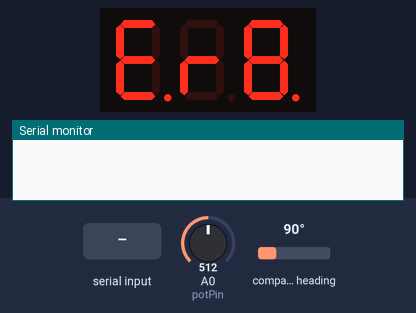
The sketch below on a simulated Arduino Uno, built with avr-gcc and run on an emulated ATmega328P. Shown: 3-digit seven-segment display, the last lines printed to the serial monitor. Wiring (inferred from the names in the program): 3-digit 7-segment display, segments lit when LOW: segments pin 13, pin 12, pin 11, pin 10, pin 9, pin 8, pin 7, pin 10; digit selects pin 6, pin 5, pin 3. The inputs (shaded band) are chosen by the test bench; at power-on: A0 (potPin) = 512, compass heading 90°. The segment pins are drawn as the display they are named for.

Above: at 1.2 s.
1.3 s: A0 (potPin) set to 495
At 1.7 s:
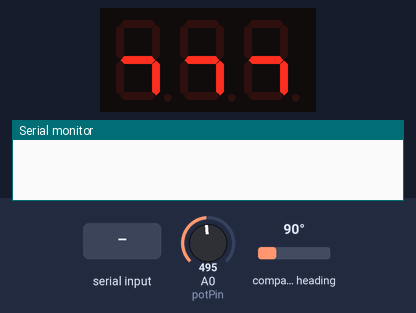
2.8 s: "90,45\n" received over Serial
At 3.6 s:
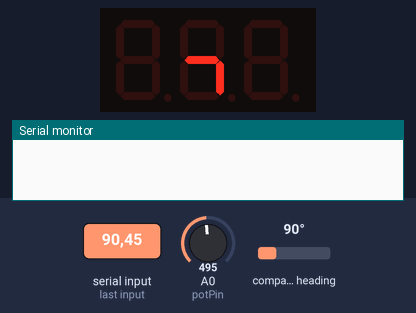
5.3 s: A0 (potPin) set to 269
6.8 s: A0 (potPin) set to 240
At 9.0 s:
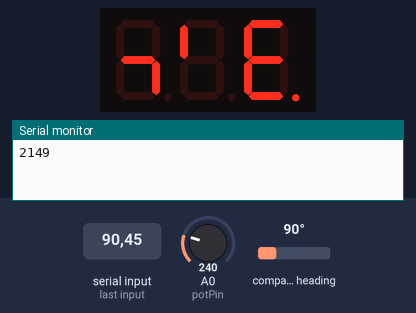
9.3 s: compass heading set to 7°
At 9.7 s:
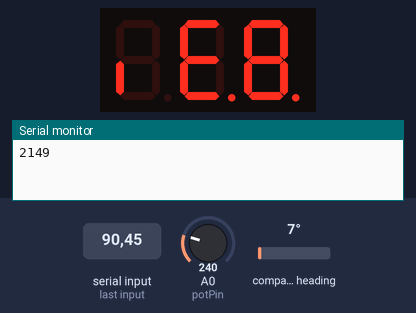
10.8 s: "30,150\n" received over Serial
At 11.3 s:
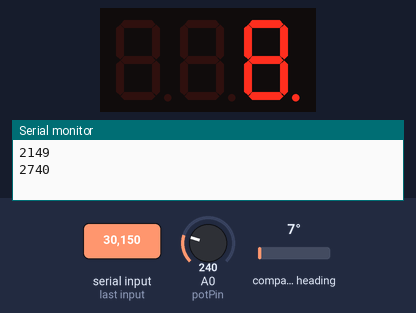
Timing chart, 0 to 13.8 s (numbered marks = the images above; inputs shaded):
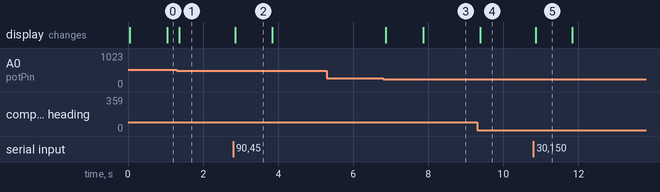

Measured:
- the behaviour switches between 512 and 511 on A0 (potPin) (found by bisection; images 0 and 1)
- the behaviour switches between 256 and 255 on A0 (potPin) (found by bisection; images 2 and 3)
- after the input at 1.3 s, the display: changes after 0.06 s (image 1)
- after the input at 2.8 s, the display: changes after 0.06 s (image 2)
- after the input at 5.3 s, every drawn part: stays the same
- after the input at 6.8 s, the display: first changes after 0.06 s (image 3 shows a later state)
- after the input at 9.3 s, the display: changes after 0.08 s (image 4)
- after the input at 10.8 s, the display: changes after 0.06 s (image 5)

The sketch:

Endeavour.ino
```cpp
// The Endeavour's Guide for the 21st Century
// Created Feb 16, 2016
// by Michael Braverman

#include <Wire.h>
#include <Adafruit_Sensor.h>
#include <Adafruit_HMC5883_U.h>

Adafruit_HMC5883_Unified mag = Adafruit_HMC5883_Unified(12345);

// PROGRAM MODES
const byte modesCount = 4;
byte currentMode ;
byte lastMode;
const byte headingMode = 1;
const byte compassMode = 2;
const byte directMode = 3;
const byte saveMode = 4;

// POTENTIOMETER PIN
const byte potPin = 14;
int potValue = 0;    // value read from the pot

// DISPLAY PINS
const byte aPin = 13;
const byte bPin = 12;
const byte cPin = 11;
const byte dPin = 10;
const byte ePin = 9;
const byte fPin = 8;
const byte gPin = 7;

// SEGMENT CONTROL PINS
const byte seg1 = 6;
const byte seg2 = 5;
const byte seg3 = 3;
const byte segments[] = {seg1, seg2, seg3};
byte currentSeg;

// number to be displayed on screen
unsigned int displayNum;
// array version of the number
byte displayNumParse[3];

int refreshInterval = 1; // in ms
int refreshInterval2 = 25; // in ms
int modeViewDuration = 1000; // in ms

// TIMERS
// nameOfTheTimerMillisX where "X" is its number
unsigned long timerMillis1;
unsigned long sensorRefreshMillis2;
unsigned long modeViewMillis3;
unsigned long directionSetMillis4;

float headingDegrees = 0.0; // direction of the sensor
int savedDirection = 134;

void setup() {
  pinMode(potPin, INPUT);

  pinMode(aPin, OUTPUT);
  pinMode(bPin, OUTPUT);
  pinMode(cPin, OUTPUT);
  pinMode(dPin, OUTPUT);
  pinMode(ePin, OUTPUT);
  pinMode(fPin, OUTPUT);
  pinMode(gPin, OUTPUT);

  pinMode(seg1, OUTPUT);
  pinMode(seg2, OUTPUT);
  pinMode(seg3, OUTPUT);

  Serial.begin(115200);
  while (!Serial) {
    ; // wait for serial port to connect. Needed for native USB
  }

  /* Initialise the sensor */
 if(!mag.begin())
 {
   /* There was a problem detecting the HMC5883 ... check your connections */
   Serial.println("Ooops, no HMC5883 detected ... Check your wiring!");
   while(1);
 }
}

// the loop routine runs over and over again forever:
void loop() {

  // a function that allows to send command throught the Serial monitor
  while (Serial.available() > 0) {
    byte inByte = Serial.parseInt();
    inByte  = constrain(inByte, 0, 255);
    refreshInterval = inByte;
  }

  // if (currentMode == headingMode) {
  //   Serial.println("1");
  // } else if (currentMode == compassMode) {
  //   Serial.println("2");
  // } else if (currentMode == directMode) {
  //   Serial.println("3");
  // } else if (currentMode == saveMode) {
  //   Serial.println("4");
  // }

  // display refresh timmer
  if ((millis() - timerMillis1) > refreshInterval) {
    // record the time of when this action occured
    timerMillis1 = millis();
    // refresh display
    refreshDisplay();
  }

  // sensor refresh timmer
  if ((millis() - sensorRefreshMillis2) > refreshInterval2) {
    // record the time of when this action occured
    sensorRefreshMillis2 = millis();
    //read sensor
    refreshSensorReading();
  }

  // read the pot
  potValue = analogRead(potPin);
  // calculate the current mode based on reading
  currentMode = potValue / (1024/modesCount) + 1;

  // check if the mode changed since the last registered mode
  if (currentMode != lastMode) {
    // set the last registered mode to current mode
    lastMode = currentMode;
    // record the time of when this action occured
    modeViewMillis3 = millis();
  }

  // timer for viewing what mode it is currently
  if (millis() < modeViewMillis3 + modeViewDuration) {
    displayNum = currentMode * 111;
    // display the current mode less than modeViewTimer ms have passed
  } else {
    // otherwise display based on current modes:
    if (currentMode == headingMode) {
      // display heading
      displayNum = headingDegrees;
    } else if (currentMode == compassMode) {
      // display a compass on a 7 segment display
      // ToDo
    } else if (currentMode == directMode) {
      // display the relative direction
      displayNum = abs(headingDegrees - savedDirection);
    } else if (currentMode == saveMode) {
      // save a new direction after 5 seconds
        if (millis() > directionSetMillis4 + 5000) {
          directionSetMillis4 = millis();
          // set the direction
          savedDirection = headingDegrees;
          Serial.print("SET TO:");
          Serial.println(savedDirection);
        }
    }

    if (currentMode != saveMode) {
      // keep the timer necessary for the saveMode fresh
      directionSetMillis4 = millis();
    }
  }

  // The display does not display numbers bigger than 999
  if (displayNum > 999) {
    displayNum = 999;
  }

  // number parser for displaying single digits
  int displayNum2 = displayNum;
  for (int i = 0; i < sizeof(displayNumParse); i++) {
    int y = displayNum2/10;
    displayNumParse[i] = displayNum2-(10*y);
    displayNum2 = y;
  }

  // print the performance every 5 seconds
  fps(5);
}

void refreshDisplay() {
  if (currentSeg == 0) {
    displayDigit(displayNumParse[0], seg1);
  } else if (currentSeg == 1) {
    // hack that allows to display number that are shorter than two digits
    if (displayNum < 10) {
      // this makes displayDigit() to turn off the digit completley
      displayDigit(10, seg2);
    } else {
      displayDigit(displayNumParse[1], seg2);
    }
  } else if (currentSeg == 2) {
    // hack that allows to display numbers that are shorter than three digits
    if (displayNum < 100) {
      // this makes displayDigit() to turn off the digit completley
      displayDigit(10, seg3);
    } else {
      displayDigit(displayNumParse[2], seg3);
    }
  }

  currentSeg++;

  if (currentSeg > 2) {
    currentSeg = 0;
  }
}

void refreshSensorReading() {
  /* Get a new sensor event */
  sensors_event_t event;
  mag.getEvent(&event);

  // Hold the module so that Z is pointing 'up' and you can measure the heading with x&y
  // Calculate heading when the magnetometer is level, then correct for signs of axis.
  float heading = atan2(event.magnetic.y, event.magnetic.x);

  // Once you have your heading, you must then add your 'Declination Angle', which is the 'Error' of the magnetic field in your location.
  // Find yours here: http://www.magnetic-declination.com/
  // Mine is: -13* 2' W, which is ~13 Degrees, or (which we need) 0.22 radians
  // If you cannot find your Declination, comment out these two lines, your compass will be slightly off.
  float declinationAngle = 0.22;
  heading += declinationAngle;

  // Correct for when signs are reversed.
  if(heading < 0)
  heading += 2*PI;

  // Check for wrap due to addition of declination.
  if(heading > 2*PI)
  heading -= 2*PI;

  // Convert radians to degrees for readability.
  headingDegrees = heading * 180/M_PI;
}

void displayDigit(byte digit, byte segment) {

  // clear segments and digits
  digitalWrite(aPin, LOW);
  digitalWrite(bPin, LOW);
  digitalWrite(cPin, LOW);
  digitalWrite(dPin, LOW);
  digitalWrite(ePin, LOW);
  digitalWrite(fPin, LOW);
  digitalWrite(gPin, LOW);
  digitalWrite(seg1, HIGH);
  digitalWrite(seg2, HIGH);
  digitalWrite(seg3, HIGH);

  // set the current digit
  digitalWrite(segment, LOW);

  switch (digit) {
    case 0:
      digitalWrite(aPin, HIGH);
      digitalWrite(bPin, HIGH);
      digitalWrite(cPin, HIGH);
      digitalWrite(dPin, HIGH);
      digitalWrite(ePin, HIGH);
      digitalWrite(gPin, HIGH);
      break;
    case 1:
      digitalWrite(bPin, HIGH);
      digitalWrite(cPin, HIGH);
      break;
    case 2:
      digitalWrite(aPin, HIGH);
      digitalWrite(bPin, HIGH);
      digitalWrite(dPin, HIGH);
      digitalWrite(ePin, HIGH);
      digitalWrite(fPin, HIGH);
      break;
    case 3:
      digitalWrite(aPin, HIGH);
      digitalWrite(bPin, HIGH);
      digitalWrite(cPin, HIGH);
      digitalWrite(dPin, HIGH);
      digitalWrite(fPin, HIGH);
      break;
    case 4:
      digitalWrite(bPin, HIGH);
      digitalWrite(cPin, HIGH);
      digitalWrite(gPin, HIGH);
      digitalWrite(fPin, HIGH);
      break;
    case 5:
      digitalWrite(aPin, HIGH);
      digitalWrite(fPin, HIGH);
      digitalWrite(gPin, HIGH);
      digitalWrite(cPin, HIGH);
      digitalWrite(dPin, HIGH);
      break;
    case 6:
      digitalWrite(aPin, HIGH);
      digitalWrite(fPin, HIGH);
      digitalWrite(cPin, HIGH);
      digitalWrite(dPin, HIGH);
      digitalWrite(ePin, HIGH);
      digitalWrite(gPin, HIGH);
      break;
    case 7:
      digitalWrite(aPin, HIGH);
      digitalWrite(bPin, HIGH);
      digitalWrite(cPin, HIGH);
      break;
    case 8:
      digitalWrite(aPin, HIGH);
      digitalWrite(bPin, HIGH);
      digitalWrite(cPin, HIGH);
      digitalWrite(dPin, HIGH);
      digitalWrite(ePin, HIGH);
      digitalWrite(fPin, HIGH);
      digitalWrite(gPin, HIGH);
      break;
    case 9:
      digitalWrite(aPin, HIGH);
      digitalWrite(bPin, HIGH);
      digitalWrite(cPin, HIGH);
      digitalWrite(dPin, HIGH);
      digitalWrite(fPin, HIGH);
      digitalWrite(gPin, HIGH);
      break;
    default:
      digitalWrite(aPin, LOW);
      digitalWrite(bPin, LOW);
      digitalWrite(cPin, LOW);
      digitalWrite(dPin, LOW);
      digitalWrite(ePin, LOW);
      digitalWrite(fPin, LOW);
      digitalWrite(gPin, LOW);
      break;
  }
}

// program performance monitoring function
static inline void fps(const int seconds) {
  // Create static variables so that the code and variables can
  // all be declared inside a function
  static unsigned long lastMillis;
  static unsigned long frameCount;
  static unsigned int framesPerSecond;

  // It is best if we declare millis() only once
  unsigned long now = millis();
  frameCount ++;
  if (now - lastMillis > seconds * 1000) {
    framesPerSecond = frameCount / seconds;
    Serial.println(framesPerSecond);
    frameCount = 0;
    lastMillis = now;
  }
}
```
